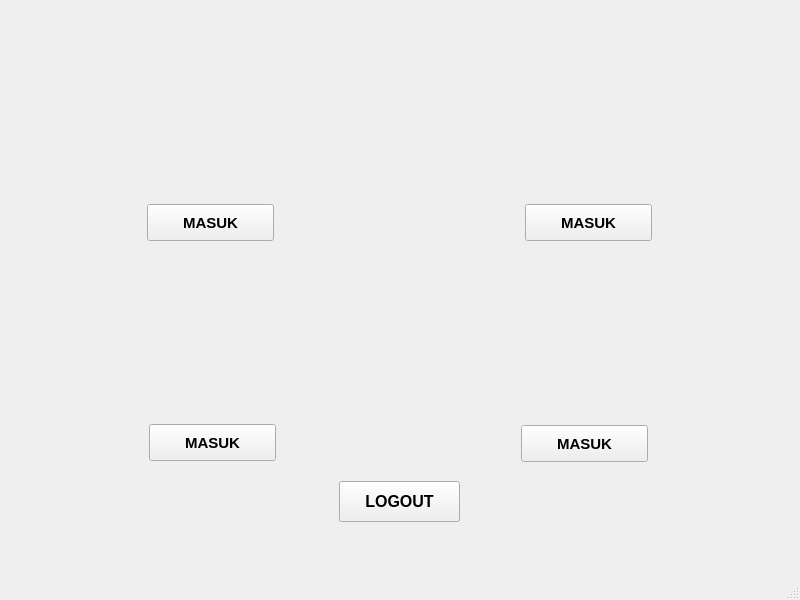
<?xml version="1.0" encoding="UTF-8"?>
<ui version="4.0">
 <class>MainWindow</class>
 <widget class="QMainWindow" name="MainWindow">
  <property name="geometry">
   <rect>
    <x>0</x>
    <y>0</y>
    <width>800</width>
    <height>600</height>
   </rect>
  </property>
  <property name="windowTitle">
   <string>MainWindow</string>
  </property>
  <widget class="QWidget" name="centralwidget">
   <widget class="QPushButton" name="btn_logout">
    <property name="geometry">
     <rect>
      <x>339</x>
      <y>481</y>
      <width>121</width>
      <height>41</height>
     </rect>
    </property>
    <property name="font">
     <font>
      <pointsize>12</pointsize>
      <weight>75</weight>
      <bold>true</bold>
     </font>
    </property>
    <property name="text">
     <string>LOGOUT</string>
    </property>
   </widget>
   <widget class="QPushButton" name="btn_insert">
    <property name="geometry">
     <rect>
      <x>147</x>
      <y>204</y>
      <width>127</width>
      <height>37</height>
     </rect>
    </property>
    <property name="font">
     <font>
      <pointsize>11</pointsize>
      <weight>75</weight>
      <bold>true</bold>
     </font>
    </property>
    <property name="text">
     <string>MASUK</string>
    </property>
   </widget>
   <widget class="QLabel" name="label">
    <property name="geometry">
     <rect>
      <x>3</x>
      <y>-2</y>
      <width>793</width>
      <height>557</height>
     </rect>
    </property>
    <property name="text">
     <string/>
    </property>
    <property name="pixmap">
     <pixmap>dashboard Dosen.png</pixmap>
    </property>
    <property name="scaledContents">
     <bool>true</bool>
    </property>
   </widget>
   <widget class="QPushButton" name="btn_update">
    <property name="geometry">
     <rect>
      <x>525</x>
      <y>204</y>
      <width>127</width>
      <height>37</height>
     </rect>
    </property>
    <property name="font">
     <font>
      <pointsize>11</pointsize>
      <weight>75</weight>
      <bold>true</bold>
     </font>
    </property>
    <property name="text">
     <string>MASUK</string>
    </property>
   </widget>
   <widget class="QPushButton" name="btn_delete">
    <property name="geometry">
     <rect>
      <x>149</x>
      <y>424</y>
      <width>127</width>
      <height>37</height>
     </rect>
    </property>
    <property name="font">
     <font>
      <pointsize>11</pointsize>
      <weight>75</weight>
      <bold>true</bold>
     </font>
    </property>
    <property name="text">
     <string>MASUK</string>
    </property>
   </widget>
   <widget class="QPushButton" name="btn_view">
    <property name="geometry">
     <rect>
      <x>521</x>
      <y>425</y>
      <width>127</width>
      <height>37</height>
     </rect>
    </property>
    <property name="font">
     <font>
      <pointsize>11</pointsize>
      <weight>75</weight>
      <bold>true</bold>
     </font>
    </property>
    <property name="text">
     <string>MASUK</string>
    </property>
   </widget>
   <zorder>label</zorder>
   <zorder>btn_logout</zorder>
   <zorder>btn_insert</zorder>
   <zorder>btn_update</zorder>
   <zorder>btn_delete</zorder>
   <zorder>btn_view</zorder>
  </widget>
  <widget class="QMenuBar" name="menubar">
   <property name="geometry">
    <rect>
     <x>0</x>
     <y>0</y>
     <width>800</width>
     <height>26</height>
    </rect>
   </property>
  </widget>
  <widget class="QStatusBar" name="statusbar"/>
 </widget>
 <resources/>
 <connections/>
</ui>
